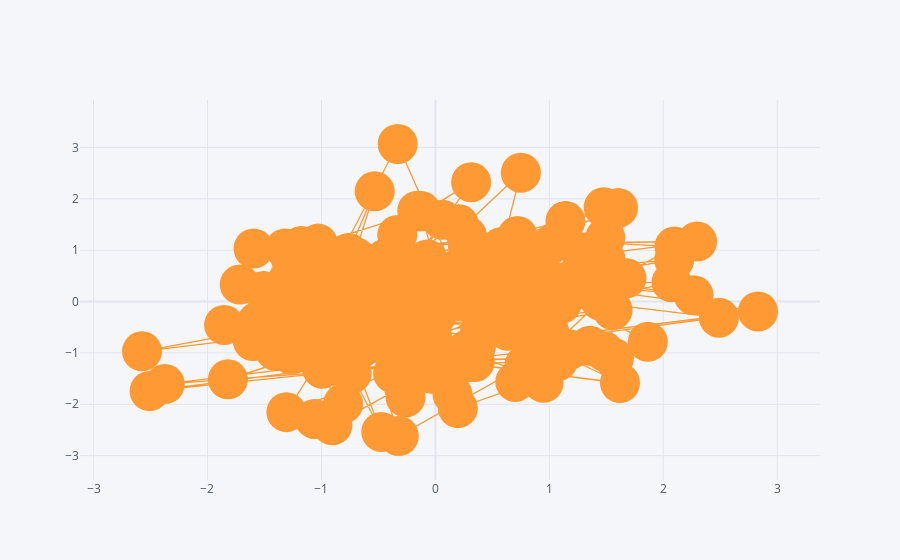

Write notebook code for a chart like this one.
### Code cell
df.iplot(x='A', y='B', mode='lines+markers+text', size=40)

### Figure 1 — Plotly figure (JSON) as saved in the notebook; plotly's stock layout.template omitted (floating-point values rounded to 4 significant figures; data arrays with more than 128 entries replaced by an {"elided": "..."} marker saying what was removed)
{"data": [{"line": {"color": "rgba(255, 153, 51, 1.0)", "dash": "solid", "shape": "linear", "width": 1.3}, "marker": {"size": 40, "symbol": "circle"}, "mode": "lines+markers+text", "name": "B", "text": "", "type": "scatter", "x": {"elided": "200 float values"}, "y": {"elided": "200 float values"}}], "layout": {"legend": {"bgcolor": "#F5F6F9", "font": {"color": "#4D5663"}}, "paper_bgcolor": "#F5F6F9", "plot_bgcolor": "#F5F6F9", "title": {"font": {"color": "#4D5663"}}, "xaxis": {"gridcolor": "#E1E5ED", "showgrid": true, "tickfont": {"color": "#4D5663"}, "title": {"font": {"color": "#4D5663"}, "text": ""}, "zerolinecolor": "#E1E5ED"}, "yaxis": {"gridcolor": "#E1E5ED", "showgrid": true, "tickfont": {"color": "#4D5663"}, "title": {"font": {"color": "#4D5663"}, "text": ""}, "zerolinecolor": "#E1E5ED"}}}
